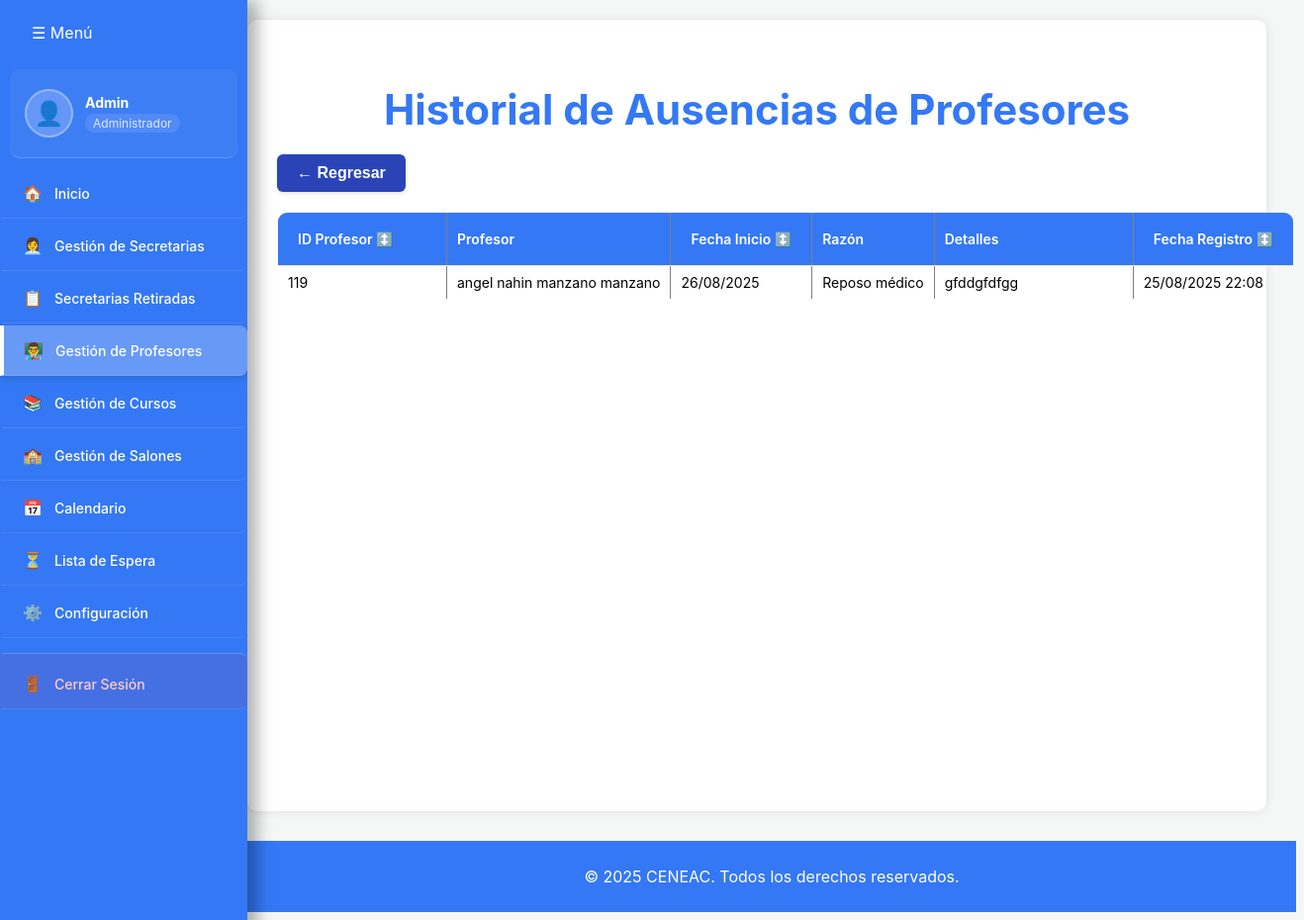
Screenshot of /admin/agregar_profe/vista/historial_ausencias.php (signed in) with the database file from the repository.
### tables this page shows
CREATE TABLE IF NOT EXISTS `profesor` (
  `id_profe` int NOT NULL AUTO_INCREMENT,
  `id_persona` int NOT NULL,
  `especialidad` varchar(100) NOT NULL,
  `status` enum('activo','inactivo','ausente') NOT NULL DEFAULT 'activo',
  `historial_ausencias` longtext,
  `fecha_registro` datetime DEFAULT CURRENT_TIMESTAMP,
  `fecha_actualizacion` datetime DEFAULT NULL ON UPDATE CURRENT_TIMESTAMP,
  `fecha_inicio_ausencia` date DEFAULT NULL,
  `razon_ausencia` enum('reposo','jubilacion','otra','renuncia','despido') DEFAULT NULL,
  `detalles_ausencia` text,
  `fecha_registro_ausencia` timestamp NULL DEFAULT NULL,
  PRIMARY KEY (`id_profe`),
  KEY `id_persona` (`id_persona`)
);

CREATE TABLE IF NOT EXISTS `persona` (
  `id_persona` int NOT NULL AUTO_INCREMENT,
  `cedula` varchar(10) NOT NULL,
  `nombre` varchar(50) NOT NULL,
  `apellido` varchar(50) NOT NULL,
  `telefono` varchar(15) DEFAULT NULL,
  `fecha_nacimiento` date NOT NULL,
  `correo` varchar(100) DEFAULT NULL,
  PRIMARY KEY (`id_persona`),
  UNIQUE KEY `cedula` (`cedula`)
);

### admin/agregar_profe/logica/tabla_ausente.php (called while the page is built, shortened)
<?php
require_once '../logica/logicaProfe.php';
class OrdenadorAusencias {
    private $ausencias;
    private $orden;
    private $direccion;
    public function __construct($ausencias, $orden = 'fecha_registro_ausencia', $direccion = 'desc') {
        $this->ausencias = $ausencias;
        $this->orden = $orden;
        $this->direccion = $direccion;
    }
    public function ordenar() {
        usort($this->ausencias, function($a, $b) {
            $valorA = $a[$this->orden] ?? '';
            $valorB = $b[$this->orden] ?? '';
            if (in_array($this->orden, ['fecha_inicio_ausencia', 'fecha_registro_ausencia'])) {
                $valorA = empty($valorA) ? 0 : strtotime($valorA);
                $valorB = empty($valorB) ? 0 : strtotime($valorB);
            }
            if ($this->direccion === 'asc') {
                return $valorA <=> $valorB;
            } else {
                return $valorB <=> $valorA;
            }
        });
        return $this->ausencias;
    }
    public static function obtenerTextoRazon($razon) {
        $traducciones = [
            'reposo' => 'Reposo médico',
            'jubilacion' => 'Jubilación',
            'licencia' => 'Licencia',
            'capacitacion' => 'Capacitación',
            'otra' => 'Otra razón',
            'renuncia' => 'Renuncia',
            'despido' => 'Despido'
        ];
        return $traducciones[$razon] ?? 'Desconocido';
    }
    public static function obtenerIconoOrdenamiento($columnaActual, $columna, $direccion) {
        if ($columnaActual !== $columna) {
            return '↕️';
        }
        return $direccion === 'asc' ? '↑' : '↓';
    }
    public static function generarUrlOrdenamiento($columna, $ordenActual, $direccionActual) {
        $params = $_GET;
        $params['orden'] = $columna;
        if ($ordenActual === $columna) {
            $params['direccion'] = self::obtenerDireccionOpuesta($direccionActual);
        } else {
            $params['direccion'] = 'asc';
        }
        return '?' . http_build_query($params);
    }
}
$logicaProfesor = new LogicaProfesor();
$id_profe = $_GET['id_profe'] ?? null;
$fecha_inicio = $_GET['fecha_inicio'] ?? null;
$ausencias = $logicaProfesor->obtenerHistorialAusencias($id_profe, $fecha_inicio);
$orden = $_GET['orden'] ?? 'fecha_registro_ausencia';
$direccion = $_GET['direccion'] ?? 'desc';
$ordenador = new OrdenadorAusencias($ausencias, $orden, $direccion);
$ausenciasOrdenadas = $ordenador->ordenar();

### admin/agregar_profe/logica/logicaProfe.php (called while the page is built, shortened)
<?php
class LogicaProfesor {
    private $db;
    public function __construct() {
        $this->db = new Database();
    }
    public function obtenerHistorialAusencias($id_profe = null, $fecha_inicio = null) {
        $conn = $this->db->connect();
        $query = "SELECT
                    pr.id_profe,
                    pr.fecha_inicio_ausencia,
                    pr.razon_ausencia as razon,
                    pr.detalles_ausencia as detalles,
                    pr.fecha_registro_ausencia as fecha_registro,
                    p.nombre, p.apellido
                 FROM profesor pr
                 JOIN persona p ON pr.id_persona = p.id_persona
                 WHERE pr.fecha_inicio_ausencia IS NOT NULL";
        $params = [];
        $query .= " ORDER BY pr.fecha_inicio_ausencia DESC";
        try {
            $stmt = $conn->prepare($query);
            $stmt->execute();
            return $stmt->fetchAll(PDO::FETCH_ASSOC);
        } catch (PDOException $e) {
            error_log("Error al obtener historial de ausencias: " . $e->getMessage());
            return [];
        }
    }
}

### admin/agregar_profe/vista/historial_ausencias.php (the view, shortened to what this page needs)
<?php
require_once '../../../components/navigation/admin_sidebar.php';
require_once '../logica/tabla_ausente.php';
$currentPage = 'profesores';
$basePath = '../../../';
?>
<!DOCTYPE html>
<html lang="es">
<head>
    <link rel="stylesheet" href="<?= $basePath ?>components/navigation/sidebar_styles.css" />
    <link rel="stylesheet" href="styles_profes.css" />
</head>
<body>
<?= renderAdminTopBar('Historial de Ausencias', $basePath) ?>
<?= renderAdminSidebar($currentPage, $basePath) ?>
    <section class="contenedor">
        <main class="contenido">
            <h1>Historial de Ausencias de Profesores</h1>
            <button onclick="window.location.href='lista_profe.php'" class="back-button">← Regresar</button>
            <table class="tabla-profesor" border="1">
                <thead>
                    <tr>
                        <th class="sort-header">
                            <a href="<?= OrdenadorAusencias::generarUrlOrdenamiento('id_profe', $orden, $direccion) ?>" class="sort-link">
                                ID Profesor <?= OrdenadorAusencias::obtenerIconoOrdenamiento($orden, 'id_profe', $direccion) ?>
                            </a>
                        </th>
                        <th class="sort-header">
                            Profesor
                        </th>
                        <th class="sort-header">
                            <a href="<?= OrdenadorAusencias::generarUrlOrdenamiento('fecha_inicio_ausencia', $orden, $direccion) ?>" class="sort-link">
                                Fecha Inicio <?= OrdenadorAusencias::obtenerIconoOrdenamiento($orden, 'fecha_inicio_ausencia', $direccion) ?>
                            </a>
                        </th>
                        <th class="sort-header">
                            Razón
                        </th>
                        <th>Detalles</th>
                        <th class="sort-header">
                            <a href="<?= OrdenadorAusencias::generarUrlOrdenamiento('fecha_registro', $orden, $direccion) ?>" class="sort-link">
                                Fecha Registro <?= OrdenadorAusencias::obtenerIconoOrdenamiento($orden, 'fecha_registro', $direccion) ?>
                            </a>
                        </th>
                    </tr>
                </thead>
                <tbody>
                    <?php if (empty($ausenciasOrdenadas)): ?>
                        <tr>
                            <td colspan="6" class="no-results">No se encontraron registros de ausencias</td>
                        </tr>
                    <?php else: ?>
                        <?php foreach ($ausenciasOrdenadas as $ausencia): ?>
                            <tr>
                                <td><?= htmlspecialchars($ausencia['id_profe'] ?? 'N/A') ?></td>
                                <td><?= htmlspecialchars(($ausencia['nombre'] ?? '') . ' ' . ($ausencia['apellido'] ?? '')) ?></td>
                                <td><?= !empty($ausencia['fecha_inicio_ausencia']) ? date('d/m/Y', strtotime($ausencia['fecha_inicio_ausencia'])) : 'N/A' ?></td>
                                <td><?= htmlspecialchars($ausencia['razon_texto'] ?? OrdenadorAusencias::obtenerTextoRazon($ausencia['razon'] ?? '')) ?></td>
                                <td><?= htmlspecialchars($ausencia['detalles'] ?? 'N/A') ?></td>
                                <td><?= !empty($ausencia['fecha_registro']) ? date('d/m/Y H:i', strtotime($ausencia['fecha_registro'])) : 'N/A' ?></td>
                            </tr>
                        <?php endforeach; ?>
                    <?php endif; ?>
                </tbody>
            </table>
        </main>
    </section>
    <footer>
        <p>© 2025 CENEAC. Todos los derechos reservados.</p>
    </footer>
</body>
</html>

### components/navigation/sidebar_styles.css (style rules this page uses)
:root { --azul: #3478F5; --azul-oscuro: #2a6ed0; --azul-claro: #d7e1ff; --blanco: #fff; --gris: #e9e9e9; --gris-fondo: #f4f7f6; }
body { transition: margin-left 0.3s ease; margin-left: 0; font-family: 'Inter', sans-serif; background-color: var(--gris-fondo); }
.contenedor-principal, .contenedor { transition: margin-left 0.3s ease; margin-left: 0; min-height: calc(100vh - 120px); }
body.sidebar-open { margin-left: 250px; }
body.sidebar-open .contenedor-principal, body.sidebar-open .contenedor { margin-left: 0; }

### admin/agregar_profe/vista/styles_profes.css (style rules this page uses)
:root { --azul: #3478F5; --azul-oscuro: #2a6ed0; --azul-claro: #d7e1ff; --blanco: #fff; --gris: #e9e9e9; --gris-fondo: #f4f7f6; }
main.contenido { margin-left: 0px; padding: 30px; background-color: var(--blanco); min-height: calc(100vh - 60px); box-shadow: 0 0 10px rgba(0,0,0,0.1); border-radius: 10px; margin-top: 20px; }
.contenedor { margin: 30px; margin-top: 20px; }
h1 { color: var(--azul); font-size: 42px; margin-bottom: 20px; align-content: center; text-align: center; }
table.tabla-profesor { width: 100%; min-width: 500px; border-collapse: collapse; font-size: 14px; border-radius: 10px; overflow: hidden; }
table.tabla-profesor th, table.tabla-profesor td { padding: 8px 10px; border-bottom: 1px solid var(--gris); text-align: left; white-space: nowrap; }
table.tabla-profesor th:nth-child(1), table.tabla-profesor td:nth-child(1) { min-width: 150px; }
table.tabla-profesor th:nth-child(2), table.tabla-profesor td:nth-child(2) { min-width: 100px; }
table.tabla-profesor th:nth-child(3), table.tabla-profesor td:nth-child(3) { min-width: 120px; }
table.tabla-profesor th:nth-child(4), table.tabla-profesor td:nth-child(4) { min-width: 80px; }
table.tabla-profesor th:nth-child(5), table.tabla-profesor td:nth-child(5) { min-width: 180px; }
table.tabla-profesor th { background-color: var(--azul); color: var(--blanco); font-weight: 600; }
.back-button { padding: 10px 20px; background-color: #2a44b8; border: none; color: var(--blanco); font-weight: 600; border-radius: 6px; cursor: pointer; font-size: 16px; margin-bottom: 20px; display: inline-flex; align-items: center; gap: 8px; box-shadow: 0 2px 4px rgba(0,0,0,0.1); transition: all 0.3s ease; }
.sort-link { text-decoration: none; color: inherit; display: block; padding: 10px; }
.sort-header { cursor: pointer; background-color: #e9ecef; }
footer { text-align: center; padding: 10px; background-color: var(--azul); color: white; margin-top: auto; }

### rows the page displays
profesor: id_profe "119", id_persona.apellido "angel nahin manzano manzano", fecha_inicio_ausencia "26/08/2025", razon_ausencia "Reposo médico", detalles_ausencia "gfddgfdfgg", fecha_registro_ausencia "25/08/2025 22:08"

### other values shown
$currentUser['username'] "Admin"
$item['icon'] "🏠"
$item['title'] "Inicio"
$item['icon'] "👩‍💼"
$item['title'] "Gestión de Secretarias"
$item['icon'] "📋"
$item['title'] "Secretarias Retiradas"
$item['icon'] "👨‍🏫"
$item['title'] "Gestión de Profesores"
$item['icon'] "📚"
$item['title'] "Gestión de Cursos"
$item['icon'] "🏫"
$item['title'] "Gestión de Salones"
$item['icon'] "📅"
$item['title'] "Calendario"
